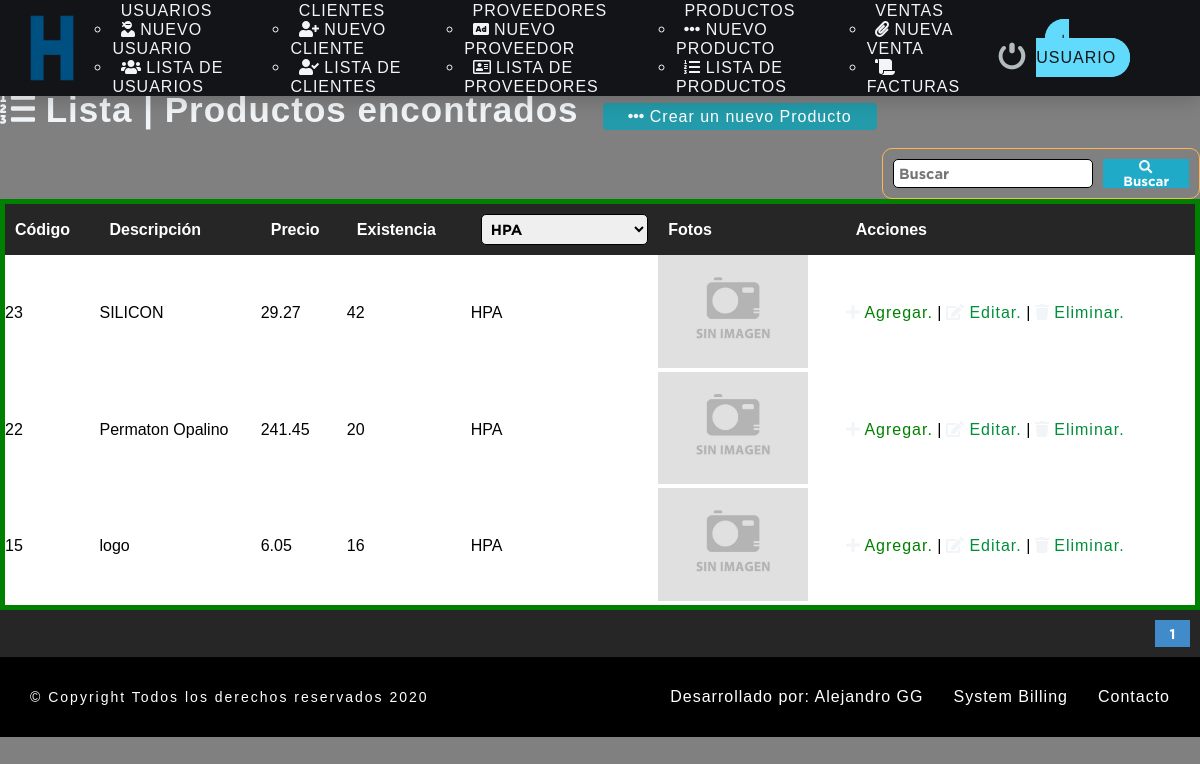
Page /sistema/buscar_producto.php?proveedor=14 (signed in) on the committed database.
### tables this page shows
CREATE TABLE `producto` (
  `codproducto` int(11) NOT NULL,
  `descripcion` varchar(100) DEFAULT NULL,
  `proveedor` int(11) DEFAULT NULL,
  `precio` decimal(10,2) DEFAULT NULL,
  `existencia` int(11) DEFAULT NULL,
  `date_add` datetime DEFAULT current_timestamp(),
  `usuario_id` int(11) NOT NULL,
  `estatus` int(11) NOT NULL DEFAULT 1,
  `foto` text DEFAULT NULL
);

CREATE TABLE `proveedor` (
  `codproveedor` int(11) NOT NULL,
  `proveedor` varchar(100) DEFAULT NULL,
  `contacto` varchar(100) DEFAULT NULL,
  `telefono` bigint(11) DEFAULT NULL,
  `direccion` text DEFAULT NULL,
  `date_add` datetime DEFAULT current_timestamp(),
  `usuario_id` int(11) NOT NULL,
  `estatus` int(11) NOT NULL DEFAULT 1
);

### sistema/buscar_producto.php (the view, shortened to what this page needs)
<?php
include "../conexion.php";
?>
<!DOCTYPE html>
<html lang="en">
<head>
	<?php
	include "includes/scripts.php";
	?>
</head>
<body>
	<?php
	include "includes/nav.php"
	?><br><br>
	<br>
	<br>
	<br>
	<section id="container">
		<?php
         $busqueda = '';
          if(!empty($_REQUEST['proveedor'])){
         	$search_proveedor= strtolower($_REQUEST['proveedor']);
         	$where = "p.proveedor LIKE $search_proveedor AND  p.estatus = 1";
         	$buscar = "proveedor=".$search_proveedor;
         }
		 ?>
	<h1><i class="fas fa-list-ol"></i>  Lista | Productos encontrados</h1>
	<a href="registro_producto.php" class="btn_new"><i class="fas fa-ellipsis-h"></i> Crear un nuevo Producto</a>
	<br>
    <br>
<form action="buscar_producto.php" method="get" class="form_search">
	<input type="text" name="busqueda" id="busqueda" placeholder="Buscar" value="<?php echo $busqueda; ?>">
	<button type="submit" class="btn_search"><i class="fas fa-search"></i> Buscar</button>
</form>
	<table>
		<tr>
			<th>Código</th>
			<th>Descripción</th>
			<th>Precio</th>
			<th>Existencia</th>
			<th>
				 <?php
          $pro = 0;
          if(!empty($_REQUEST['proveedor']))
          {
          	$pro = $_REQUEST['proveedor'];
          }
          $query_proveedor = mysqli_query($conection, "SELECT codproveedor, proveedor FROM proveedor WHERE estatus = 1 ORDER BY proveedor ASC");
          $result_proveedor = mysqli_num_rows($query_proveedor);
         ?>
        <select name="proveedor" id="search_proveedor">
        <?php
        if($result_proveedor > 0)
        {
         while ($proveedor = mysqli_fetch_array($query_proveedor))
         {
         	if($pro == $proveedor['codproveedor'])
         	{
         ?>
        <option value="<?php echo $proveedor['codproveedor']; ?>" selected><?php echo $proveedor['proveedor']; ?></option>
         <?php
           }
           else{
           ?>
           <option value="<?php echo $proveedor['codproveedor']; ?>"><?php echo $proveedor['proveedor']; ?></option>
           <?php
           }
         }
        }
          ?>
          </select>
			</th>
			<th>Fotos</th>
			<th>Acciones</th>
		</tr>
		<?php
		$sql_register = mysqli_query($conection, "SELECT COUNT(*) AS total_registro FROM producto as p
	    Where $where");
		$result_register = mysqli_fetch_array($sql_register);
		$total_registro = $result_register['total_registro'];
		$por_pagina = 50;
		if(empty($_GET['pagina'])){
			$pagina = 1;
		}
		else{
			$pagina = $_GET['pagina'];
		}
		$desde = ($pagina-1) * $por_pagina;
		 $total_paginas = ceil($total_registro / $por_pagina);
		$query = mysqli_query($conection, "SELECT p.codproducto, p.descripcion, p.precio, p.existencia, pr.proveedor, p.foto
			FROM producto as p
		    INNER JOIN  proveedor as pr
		    ON p.proveedor = pr.codproveedor
			 WHERE $where
			 ORDER BY p.codproducto DESC LIMIT $desde,$por_pagina");
		$result = mysqli_num_rows($query);
		if($result > 0)
		{
			while ($data= mysqli_fetch_array($query))
			{
				if($data['foto'] != 'sinimagen.jpg'){
					$foto = 'img/inventario/'.$data['foto'];
				}else{
					$foto = 'img/'.$data['foto'];
				}
			?>
		<tr class="row<?php echo $data['codproducto'] ?>">
			<td><?php echo $data['codproducto'] ?></td>
			<td><?php echo $data['descripcion'] ?></td>
			<td class="celPrecio"><?php echo $data['precio'] ?></td>
			<td class="celExistencia"><?php echo $data['existencia'] ?></td>
			<td><?php echo $data['proveedor'] ?></td>
		    <td ><img src="<?php echo $foto; ?>" alt="<?php echo $data['descripcion'] ?>" class="img_producto"></td>
                   <?php  if($_SESSION['rol'] == 1 || $_SESSION['rol'] == 2){?>
			<td>
				<a class="link_add add_product" product = "<?php echo $data["codproducto"]; ?>" href="#"><i class="fas fa-plus"></i> Agregar.</a> |
				<a class="link_edit" href="editar_producto.php?id=<?php echo $data["codproducto"]; ?>"><i class="fas fa-edit"></i> Editar.</a>
                |
				<a class="link_edit del_product" href="#" product = "<?php echo $data["codproducto"]; ?>"><i class="fas fa-trash"></i> Eliminar.</a>
			</td>
				<?php  }?>
		</tr>
	<?php
		}
	  }
	?>
	</table>
	<?php
     if($total_paginas != 0){
	 ?>
	<div class ="paginador">
		<ul>
			<?php
           for ($i=1; $i <= $total_paginas; $i++) {
           	if($i == $pagina)
           	{
             echo '<li class="pageselected">'.$i.'</li>';
           	}else{
           	echo '<li><a href="?pagina='.$i.'&'.$buscar.'">'.$i.'</a></li>';
           }
           }
			?>
		</ul>
	</div>
	<?php
      }
	  ?>
	</section>
	<?php
	include "includes/footer.php"
	?>
</body>
</html>

### sistema/css/style.css (style rules this page uses)
* { margin: 0; padding: 0; color: #f2f5f7; box-sizing: border-box; font-family: 'GothamBold', cursive; }
body { background: gray; margin: 0; padding: 0; }
h1, h2, h3, h4, h5, h6 { font-family: 'arial'; font-weight: bold; letter-spacing: 1px; }
h1 { font-size: 26px; }
a { text-decoration: none; font-family: arial; letter-spacing: 1px; }
body { overflow-x: hidden; }
form { background: #262626; color:gray; margin: auto; padding: 20px 50px; border: 1px solid #ffb74d; }
input,select { display: block; width: 100%; font-size: 11pt; padding: 5px; border: 1px solid #000000; border-radius: 5px; color: black; }
#container h1 { font-size: 35px; display:inline-block; }
.btn_new { display: auto; background: #239baa; color: white; padding: 5px 25px; border-radius: 4px; margin: 20px; }
table { border-collapse: collapse; font-size: 12pt; font-family: 'arial'; width: 100%; border: green 5px solid }
td { background: #fff; color: #000000; border: green 5px solid font-size: 12pt; font-family: 'arial'; }
table th { text-align: left; padding: 10px; background:#262626; color:#fff; font-size: 12pt; font-family: 'arial'; }
table tr:nth-child(odd) { background: #c88719; }
.link_edit { color:#008f39; }
.link_add { color: green; }
.paginador ul { padding: 10px; list-style: none; background: #262626; display: -webkit-flex; display: -moz-flex; display: -o-flex ; display: flex; justify-content: flex-end; }
.paginador a, .pageselected { color: #fff; border:1px solid #ddd; padding: 5px; display: inline-block; font-size: 14px; text-align:center; width: 35px; }
.pageselected { color: #fff; background: #428bca; border: 1px solid #428bca; }
.form_search { display: -webkit-flex; display: -moz-flex; display: -o-flex ; display: flex; float: right; background: initial; padding: 10px; border-radius: 10px; }
.form_search .btn_search { background: #1faac8; color: #fff; padding: 0 20px; border: 0; cursor:pointer; margin-left: 10px; }
.img_producto { width: 150px; height: auto; margin: auto; }

### rows in the picture
producto: codproducto "23", descripcion "SILICON", precio "29.27", existencia "42", proveedor.proveedor "HPA", foto (picture)
producto: codproducto "22", descripcion "Permaton Opalino", precio "241.45", existencia "20", proveedor.proveedor "HPA", foto (picture)
producto: codproducto "15", descripcion "logo", precio "6.05", existencia "16", proveedor.proveedor "HPA", foto (picture)

### other values in the picture
form field proveedor "HPA"
